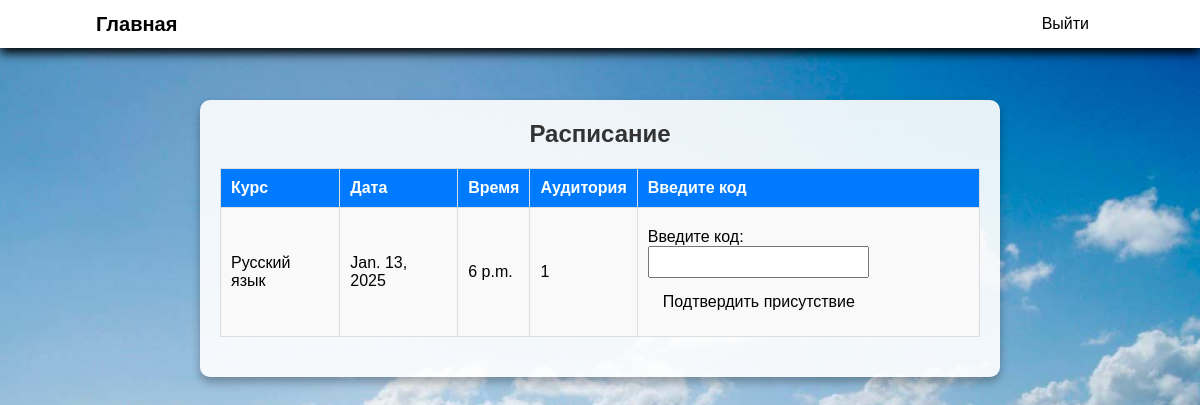
Page /schedule/ (signed in) on the committed database.
### schedule_app/models.py (models this page shows, shortened)
class Schedule(models.Model):
    course = models.ForeignKey(Course, on_delete=models.CASCADE)
    date = models.DateField()
    time = models.TimeField()
    room = models.CharField(max_length=50)
    attendance_code = models.CharField(max_length=6, blank=True, null=True)

class Course(models.Model):
    name = models.CharField(max_length=100)
    code = models.CharField(max_length=10)
    teacher = models.ForeignKey(User, on_delete=models.CASCADE, limit_choices_to={'user_type': 'teacher'})
    students = models.ManyToManyField(User, related_name="enrolled_courses", limit_choices_to={'user_type': 'student'})

### schedule_app/views.py (the view)
# urls.py: path('schedule/', views.schedule_view, name='schedule'),
@login_required
def schedule_view(request):
    user: User = request.user
    if user.user_type == 'student':
        schedules = Schedule.objects.filter(course__students=request.user)
    elif user.user_type == 'teacher':
        schedules = Schedule.objects.filter(course__teacher=request.user)
        for schedule in schedules:
            if schedule.attendance_code is None:  # Генерация кода, если он не существует
                schedule.generate_attendance_code()
    else:
        schedules = Schedule.objects.all()
    context = {'schedules': schedules}
    return render(request, 'schedule_app/schedule.html', context)

### templates/schedule_app/schedule.html (shortened to what this page needs)
{% load static %}
<!DOCTYPE html>
<html lang="ru">
<head>
</head>
<body>
<header>
    <a href="/" class="logo">Главная</a>
    <nav>
        <ul>
            <li>
                <form method="post" action="{% url 'logout' %}" style="display: inline;">
                    <button type="submit" class="logout-button">Выйти</button>
                </form>
            </li>
        </ul>
    </nav>
</header>
<div class="schedule-container">
    <h2>Расписание</h2>
    <table>
        <tr>
            <th>Курс</th>
            <th>Дата</th>
            <th>Время</th>
            <th>Аудитория</th>
            {% if user.user_type == 'student' %}
                <th>Введите код</th>
            {% endif %}
        </tr>
        {% for schedule in schedules %}
            <tr>
                <td>{{ schedule.course.name }}</td>
                <td>{{ schedule.date }}</td>
                <td>{{ schedule.time }}</td>
                <td>{{ schedule.room }}</td>
                {% if user.user_type == 'student' %}
                    <td>
                        <div class="attendance-form">
                            <form method="POST" action="{% url 'confirm_attendance' schedule.id %}">
                                <label for="attendance_code">Введите код:</label>
                                <input type="text" name="code" id="attendance_code" required>
                                <button type="submit">Подтвердить присутствие</button>
                            </form>
                        </div>
                    </td>
                {% endif %}
            </tr>
        {% endfor %}
    </table>
</div>
</body>
</html>

### rows in the picture
Schedule: course.name "Русский язык", date "Jan. 13, 2025", time "6 p.m.", room "1"
